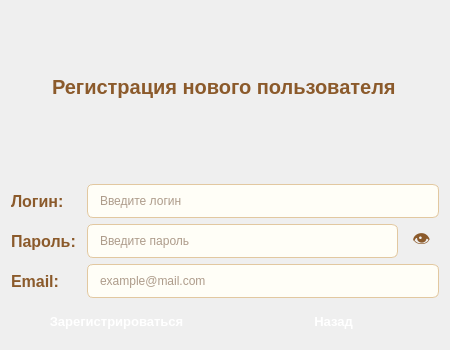
<?xml version="1.0" encoding="UTF-8"?>
<ui version="4.0">
 <class>FormReg</class>
 <widget class="QWidget" name="FormReg">
  <property name="geometry">
   <rect>
    <x>0</x>
    <y>0</y>
    <width>450</width>
    <height>350</height>
   </rect>
  </property>
  <property name="windowTitle">
   <string>Регистрация</string>
  </property>
  <property name="styleSheet">
   <string notr="true">QWidget {
    background: qlineargradient(x1:0, y1:0, x2:0, y2:1,
                                stop:0 #fef9e6,
                                stop:1 #fae8c8);
    font-family: 'Segoe UI', 'Arial', sans-serif;
}

/* Кнопка-глаз */
QPushButton#togglePasswordButton {
    background: transparent;
    border: none;
    font-size: 18px;
    color: #8b5a2b;
    padding: 0px;
    margin: 0px;
    max-width: 35px;
    min-width: 35px;
}

QPushButton#togglePasswordButton:hover {
    color: #6b8c42;
}

QPushButton#togglePasswordButton:pressed {
    color: #4a6a2a;
}</string>
  </property>
  <layout class="QVBoxLayout" name="verticalLayout_2">
   <item>
    <layout class="QVBoxLayout" name="verticalLayout">
     <item alignment="Qt::AlignmentFlag::AlignHCenter">
      <widget class="QLabel" name="titleLabel">
       <property name="font">
        <font>
         <family>Segoe UI</family>
         <pointsize>-1</pointsize>
         <bold>true</bold>
        </font>
       </property>
       <property name="styleSheet">
        <string notr="true">QLabel#titleLabel {
    color: #8b5a2b;
    font-size: 20px;
    font-weight: bold;
    margin-bottom: 15px;
}</string>
       </property>
       <property name="text">
        <string>Регистрация нового пользователя</string>
       </property>
      </widget>
     </item>
     <item>
      <layout class="QGridLayout" name="gridLayout">
       <item row="0" column="0">
        <widget class="QLabel" name="loginLabel">
         <property name="styleSheet">
          <string notr="true">QLabel#loginLabel, QLabel#passwordLabel, QLabel#emailLabel {
    color: #8b5a2b;
    font-size: 16px;
    font-weight: bold;
    min-width: 70px;
}</string>
         </property>
         <property name="text">
          <string>Логин:</string>
         </property>
        </widget>
       </item>
       <item row="0" column="1" colspan="2">
        <widget class="QLineEdit" name="loginEdit">
         <property name="styleSheet">
          <string notr="true">QLineEdit {
    background-color: #fffef7;
    border: 1px solid #e2c8a0;
    border-radius: 6px;
    padding: 8px 10px;
    font-size: 12px;
    color: #5c3a1e;
}
QLineEdit:focus {
    border: 2px solid #d4a373;
    background-color: #ffffff;
}
QLineEdit:hover {
    border: 1px solid #c49a6c;
}</string>
         </property>
         <property name="placeholderText">
          <string>Введите логин</string>
         </property>
        </widget>
       </item>
       <item row="1" column="0">
        <widget class="QLabel" name="passwordLabel">
         <property name="styleSheet">
          <string notr="true">QLabel#loginLabel, QLabel#passwordLabel, QLabel#emailLabel {
    color: #8b5a2b;
    font-size: 16px;
    font-weight: bold;
    min-width: 70px;
}</string>
         </property>
         <property name="text">
          <string>Пароль:</string>
         </property>
        </widget>
       </item>
       <item row="1" column="1">
        <widget class="QLineEdit" name="passwordEdit">
         <property name="styleSheet">
          <string notr="true">QLineEdit {
    background-color: #fffef7;
    border: 1px solid #e2c8a0;
    border-radius: 6px;
    padding: 8px 10px;
    font-size: 12px;
    color: #5c3a1e;
}
QLineEdit:focus {
    border: 2px solid #d4a373;
    background-color: #ffffff;
}
QLineEdit:hover {
    border: 1px solid #c49a6c;
}</string>
         </property>
         <property name="echoMode">
          <enum>QLineEdit::EchoMode::Password</enum>
         </property>
         <property name="placeholderText">
          <string>Введите пароль</string>
         </property>
        </widget>
       </item>
       <item row="1" column="2">
        <widget class="QPushButton" name="togglePasswordButton">
         <property name="text">
          <string>👁️</string>
         </property>
         <property name="cursor">
          <cursorShape>PointingHandCursor</cursorShape>
         </property>
        </widget>
       </item>
       <item row="2" column="0">
        <widget class="QLabel" name="emailLabel">
         <property name="styleSheet">
          <string notr="true">QLabel#loginLabel, QLabel#passwordLabel, QLabel#emailLabel {
    color: #8b5a2b;
    font-size: 16px;
    font-weight: bold;
    min-width: 70px;
}</string>
         </property>
         <property name="text">
          <string>Email:</string>
         </property>
        </widget>
       </item>
       <item row="2" column="1" colspan="2">
        <widget class="QLineEdit" name="emailEdit">
         <property name="styleSheet">
          <string notr="true">QLineEdit {
    background-color: #fffef7;
    border: 1px solid #e2c8a0;
    border-radius: 6px;
    padding: 8px 10px;
    font-size: 12px;
    color: #5c3a1e;
}
QLineEdit:focus {
    border: 2px solid #d4a373;
    background-color: #ffffff;
}
QLineEdit:hover {
    border: 1px solid #c49a6c;
}</string>
         </property>
         <property name="placeholderText">
          <string>example@mail.com</string>
         </property>
        </widget>
       </item>
      </layout>
     </item>
     <item>
      <layout class="QHBoxLayout" name="horizontalLayout">
       <item>
        <widget class="QPushButton" name="registerButton">
         <property name="styleSheet">
          <string notr="true">QPushButton#registerButton {
    background: qlineargradient(x1:0, y1:0, x2:0, y2:1,
                                stop:0 #6b8c42,
                                stop:1 #4a6a2a);
    color: white;
    border: none;
    border-radius: 6px;
    padding: 10px 20px;
    font-size: 13px;
    font-weight: bold;
    min-width: 150px;
}
QPushButton#registerButton:hover {
    background: qlineargradient(x1:0, y1:0, x2:0, y2:1,
                                stop:0 #4a6a2a,
                                stop:1 #2e4a1a);
}
QPushButton#registerButton:pressed {
    background: #2e4a1a;
}</string>
         </property>
         <property name="text">
          <string>Зарегистрироваться</string>
         </property>
        </widget>
       </item>
       <item>
        <widget class="QPushButton" name="backButton">
         <property name="styleSheet">
          <string notr="true">QPushButton#backButton {
    background: qlineargradient(x1:0, y1:0, x2:0, y2:1,
                                stop:0 #a0a0a0,
                                stop:1 #808080);
    color: white;
    border: none;
    border-radius: 6px;
    padding: 10px 20px;
    font-size: 13px;
    font-weight: bold;
    min-width: 100px;
}
QPushButton#backButton:hover {
    background: qlineargradient(x1:0, y1:0, x2:0, y2:1,
                                stop:0 #808080,
                                stop:1 #606060);
}</string>
         </property>
         <property name="text">
          <string>Назад</string>
         </property>
        </widget>
       </item>
      </layout>
     </item>
    </layout>
   </item>
  </layout>
 </widget>
 <resources/>
 <connections/>
</ui>
